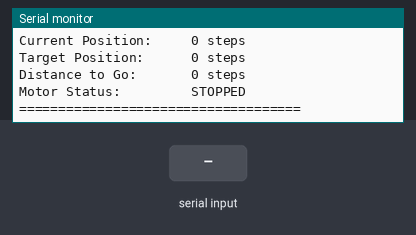
Simulated run of this sketch. Board: ESP32. Parts: the last lines printed to the serial monitor. Inputs (shaded band) come from the test bench.

Above: at 1.2 s.
1.3 s: "?\n" received over Serial
At 2.5 s:
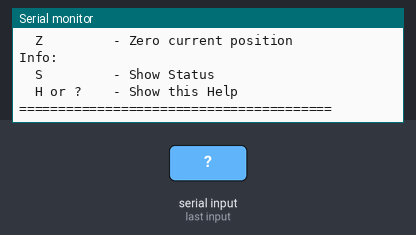
2.8 s: "M\n" received over Serial
At 4.0 s:
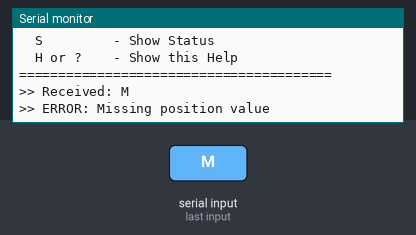
4.3 s: "R\n" received over Serial
At 5.3 s:
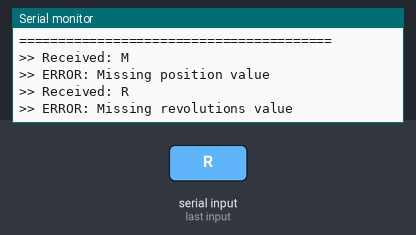
5.8 s: "X\n" received over Serial
At 6.5 s:
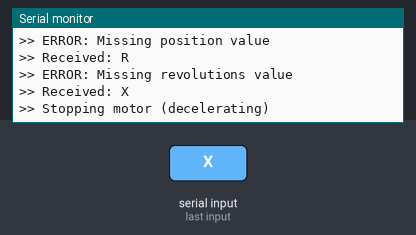
7.3 s: "E\n" received over Serial
At 8.5 s:
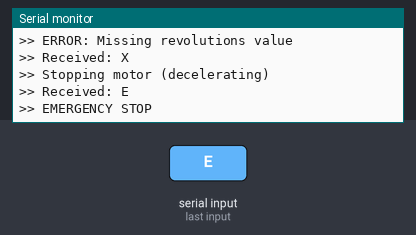
8.8 s: "90,45,200\n" received over Serial
At 10.0 s:
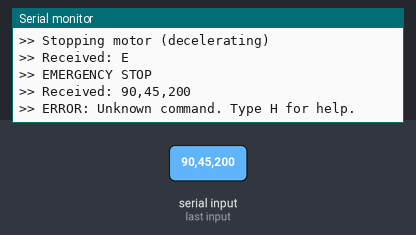

Measured:
- after the input at 1.3 s, the serial monitor: prints a new line at once (image 1)
- after the input at 2.8 s, the serial monitor: prints a new line at once (image 2)
- after the input at 4.3 s, the serial monitor: prints a new line at once (image 3)
- after the input at 5.8 s, the serial monitor: prints a new line at once (image 4)
- after the input at 7.3 s, the serial monitor: prints a new line at once (image 5)
- after the input at 8.8 s, the serial monitor: prints a new line at once (image 6)

The sketch:

firmware.ino
```cpp
#include <AccelStepper.h>

// Define the two control pins on the left side of the ESP32
#define DIR_PIN 14 // Direction Pin (DIR+)
#define PUL_PIN 13 // Step/Pulse Pin (PUL+)

// Default motor parameters
long stepsPerRev = 1600;        // Default: 200 steps * 8 microsteps
float maxSpeed = 20000.0;       // Steps per second
float acceleration = 1500.0;    // Steps per second squared

// Movement control
long targetPosition = 0;
bool motorRunning = false;

AccelStepper stepper(1, PUL_PIN, DIR_PIN);

void setup() {
  Serial.begin(115200);

  stepper.setMaxSpeed(maxSpeed);
  stepper.setAcceleration(acceleration);
  stepper.setCurrentPosition(0);
  stepper.setPinsInverted(false, true, false);

  Serial.println("========================================");
  Serial.println("Stepper Motor Serial Control v1.0");
  Serial.println("========================================");
  printHelp();
  printStatus();
}

void loop() {
  // Process serial commands
  if (Serial.available() > 0) {
    processSerialCommand();
  }

  // Run the stepper motor
  stepper.run();

  // Check if movement completed
  if (motorRunning && stepper.distanceToGo() == 0) {
    motorRunning = false;
    Serial.println(">> Movement completed");
    printStatus();
  }
}

void processSerialCommand() {
  String command = Serial.readStringUntil('\n');
  command.trim(); // Remove whitespace
  command.toUpperCase(); // Convert to uppercase for consistency

  if (command.length() == 0) return;

  Serial.print(">> Received: ");
  Serial.println(command);

  // Parse command (first character) and value (rest)
  char cmd = command.charAt(0);
  String valueStr = (command.length() > 1) ? command.substring(1) : "";
  valueStr.trim(); // Remove any spaces

  // Execute commands
  if (cmd == 'H' || cmd == '?') {
    // Help
    printHelp();

  } else if (cmd == 'S') {
    // Status
    printStatus();

  } else if (cmd == 'P') {
    // Set Steps Per Revolution
    if (valueStr.length() > 0) {
      long value = valueStr.toInt();
      if (value > 0 && value <= 100000) {
        stepsPerRev = value;
        Serial.print(">> Steps per revolution set to: ");
        Serial.println(stepsPerRev);
      } else {
        Serial.println(">> ERROR: Invalid value (range: 1-100000)");
      }
    } else {
      Serial.println(">> ERROR: Missing value");
    }

  } else if (cmd == 'V') {
    // Set Max Speed
    if (valueStr.length() > 0) {
      float value = valueStr.toFloat();
      if (value > 0 && value <= 100000) {
        maxSpeed = value;
        stepper.setMaxSpeed(maxSpeed);
        Serial.print(">> Max speed set to: ");
        Serial.print(maxSpeed);
        Serial.println(" steps/sec");
      } else {
        Serial.println(">> ERROR: Invalid value (range: 1-100000)");
      }
    } else {
      Serial.println(">> ERROR: Missing value");
    }

  } else if (cmd == 'A') {
    // Set Acceleration
    if (valueStr.length() > 0) {
      float value = valueStr.toFloat();
      if (value > 0 && value <= 100000) {
        acceleration = value;
        stepper.setAcceleration(acceleration);
        Serial.print(">> Acceleration set to: ");
        Serial.print(acceleration);
        Serial.println(" steps/sec²");
      } else {
        Serial.println(">> ERROR: Invalid value (range: 1-100000)");
      }
    } else {
      Serial.println(">> ERROR: Missing value");
    }

  } else if (cmd == 'M') {
    // Move to absolute position (in steps)
    if (valueStr.length() > 0) {
      long value = valueStr.toInt();
      stepper.moveTo(value);
      motorRunning = true;
      Serial.print(">> Moving to position: ");
      Serial.print(value);
      Serial.println(" steps");
    } else {
      Serial.println(">> ERROR: Missing position value");
    }

  } else if (cmd == 'R') {
    // Move in revolutions
    if (valueStr.length() > 0) {
      float revs = valueStr.toFloat();
      long steps = (long)(revs * stepsPerRev);
      stepper.move(steps);
      motorRunning = true;
      Serial.print(">> Moving ");
      Serial.print(revs);
      Serial.print(" revolutions (");
      Serial.print(steps);
      Serial.println(" steps)");
    } else {
      Serial.println(">> ERROR: Missing revolutions value");
    }

  } else if (cmd == 'X') {
    // Stop motor (with deceleration)
    stepper.stop();
    Serial.println(">> Stopping motor (decelerating)");

  } else if (cmd == 'E') {
    // Emergency stop (immediate)
    stepper.setCurrentPosition(stepper.currentPosition());
    motorRunning = false;
    Serial.println(">> EMERGENCY STOP");

  } else if (cmd == 'Z') {
    // Set current position as zero
    stepper.setCurrentPosition(0);
    Serial.println(">> Current position set to ZERO");

  } else if (cmd == 'G') {
    // Go to home (position 0)
    stepper.moveTo(0);
    motorRunning = true;
    Serial.println(">> Homing to position 0");

  } else if (cmd == 'C') {
    // Continuous run at constant speed
    if (valueStr.length() > 0) {
      float speed = valueStr.toFloat();
      stepper.setSpeed(speed);
      Serial.print(">> Running at constant speed: ");
      Serial.print(speed);
      Serial.println(" steps/sec");
      Serial.println(">> Use X or E to halt");
    } else {
      Serial.println(">> ERROR: Missing speed value");
    }

  } else {
    Serial.println(">> ERROR: Unknown command. Type H for help.");
  }
}

void printHelp() {
  Serial.println("\n========== COMMAND REFERENCE ==========");
  Serial.println("Configuration:");
  Serial.println("  P<value>  - Set steps Per revolution (e.g., P1600)");
  Serial.println("  V<value>  - Set max Velocity in steps/sec (e.g., V10000)");
  Serial.println("  A<value>  - Set Acceleration in steps/sec² (e.g., A2000)");
  Serial.println();
  Serial.println("Movement:");
  Serial.println("  M<steps>  - Move to absolute position (e.g., M3200)");
  Serial.println("  R<revs>   - Move in Revolutions (e.g., R2.5 or R-2.5)");
  Serial.println("  C<speed>  - Continuous run at speed (e.g., C5000)");
  Serial.println();
  Serial.println("Control:");
  Serial.println("  X         - Stop with deceleration");
  Serial.println("  E         - Emergency stop (immediate)");
  Serial.println("  G         - Go home (return to position 0)");
  Serial.println("  Z         - Zero current position");
  Serial.println();
  Serial.println("Info:");
  Serial.println("  S         - Show Status");
  Serial.println("  H or ?    - Show this Help");
  Serial.println("========================================\n");
}

void printStatus() {
  Serial.println("\n========== CURRENT STATUS ==========");
  Serial.print("Steps per Revolution: ");
  Serial.println(stepsPerRev);
  Serial.print("Max Speed:            ");
  Serial.print(maxSpeed);
  Serial.println(" steps/sec");
  Serial.print("Acceleration:         ");
  Serial.print(acceleration);
  Serial.println(" steps/sec²");
  Serial.print("Current Position:     ");
  Serial.print(stepper.currentPosition());
  Serial.println(" steps");
  Serial.print("Target Position:      ");
  Serial.print(stepper.targetPosition());
  Serial.println(" steps");
  Serial.print("Distance to Go:       ");
  Serial.print(stepper.distanceToGo());
  Serial.println(" steps");
  Serial.print("Motor Status:         ");
  Serial.println(motorRunning ? "RUNNING" : "STOPPED");
  Serial.println("====================================\n");
}
```
